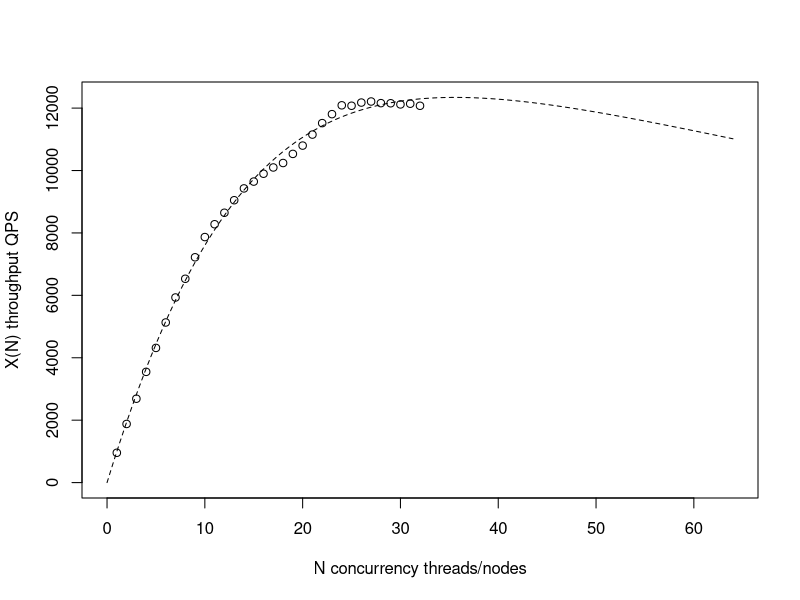

Source code (R):
benchmark <- read.csv("cisco-bench.txt", sep="")
usl <- nls(
    tput ~ lambda * size / (1 + sigma * (size-1) + kappa * size * (size-1)),
    benchmark,
    start=c(sigma=0.1, kappa=0.01, lambda=1000)
)
summary(usl)
lambda <- coef(usl)['lambda']
sigma <- coef(usl)['sigma']
kappa <- coef(usl)['kappa']

u = function(x) {
    y = x * lambda / (1 + sigma * (x-1) + kappa * x * (x-1))
}
plot(u, 0, max(benchmark$size) * 2, xlab="N concurrency threads/nodes", ylab="X(N) throughput QPS", lty="dashed")
points(benchmark$size, benchmark$tput)
